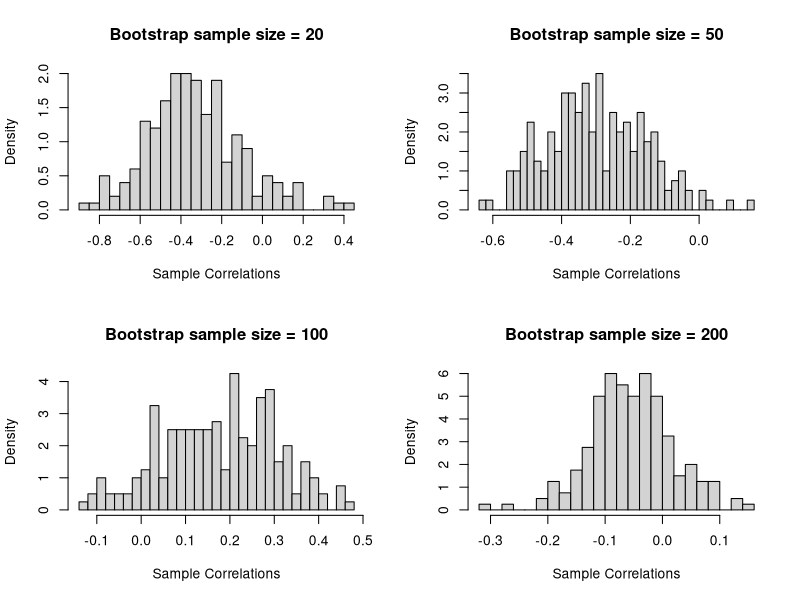
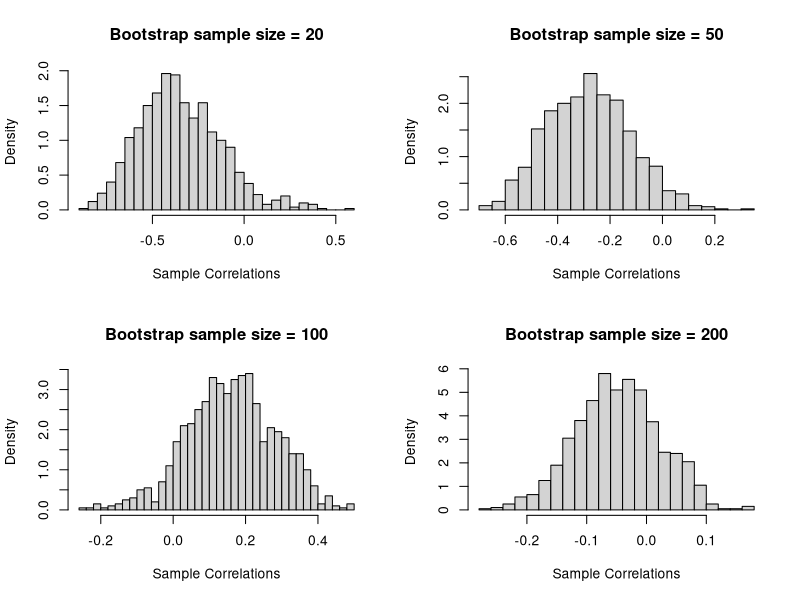
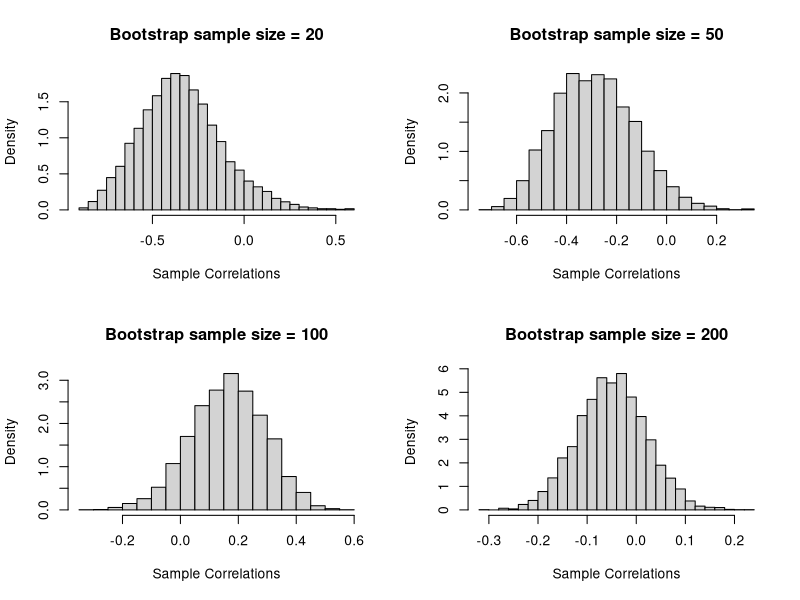
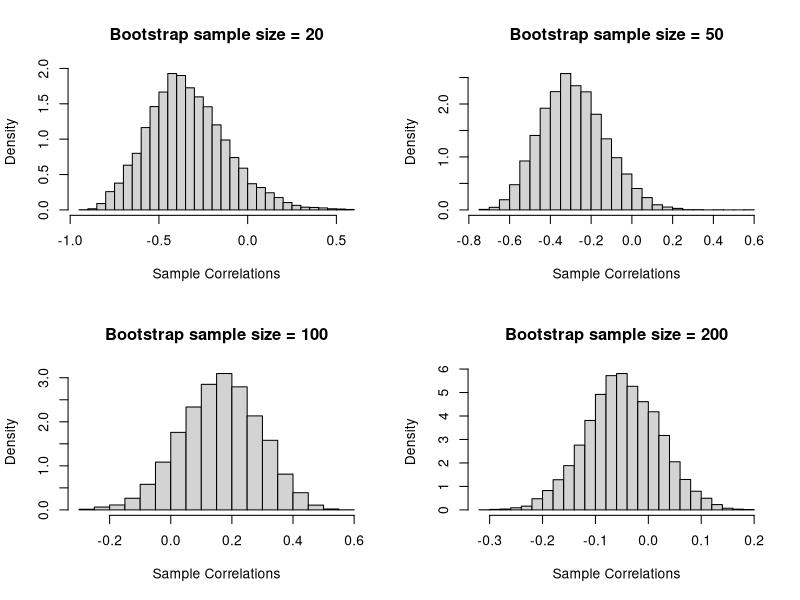
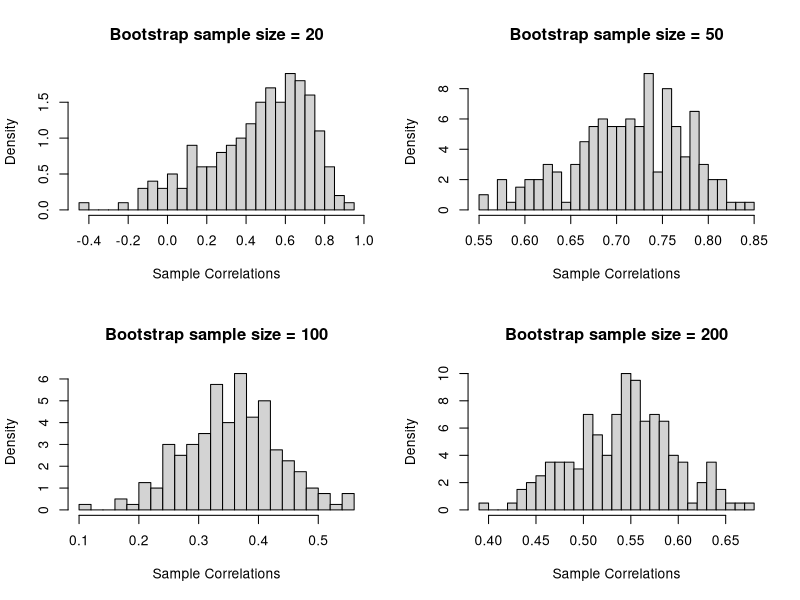
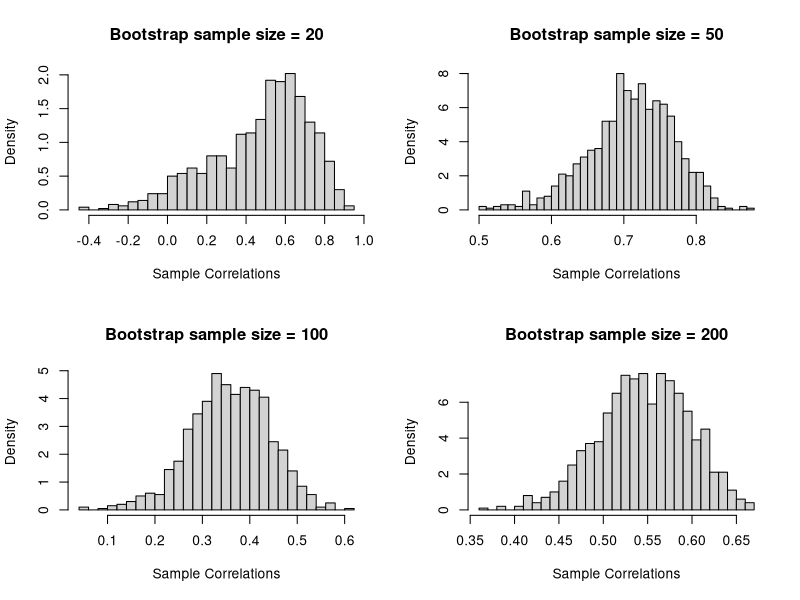
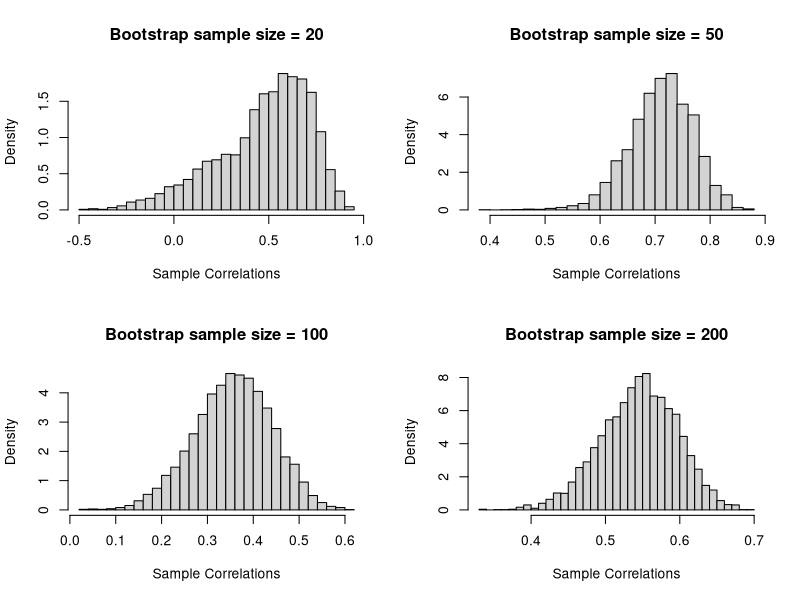
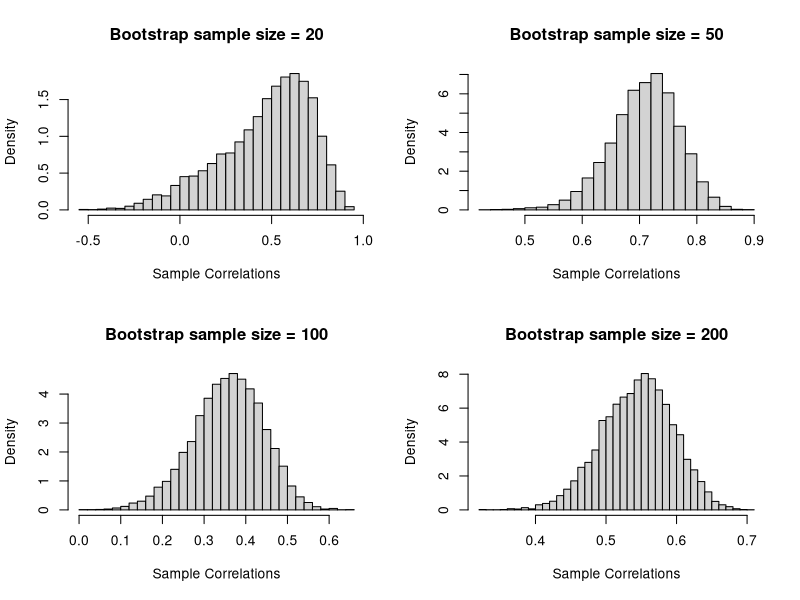

Recreate these plots in R, in order.
## ---- chunk 1
library(MASS)
## ---- chunk 2
samp_size = 20
r = 0
set.seed(100)
mvrnorm(n = samp_size, mu = c(0,0), Sigma = matrix(data = c(1,r,r,1), nrow= 2, byrow = TRUE))

## ---- chunk 3
set.seed(100)
sample_list_part1 <- list(b1_sample20 = matrix(nrow = 20, ncol = 2),
                    b1_sample50 = matrix(nrow = 50, ncol = 2),
                    b1_sample100 = matrix(nrow = 100, ncol = 2),
                    b1_sample200 = matrix(nrow = 200, ncol = 2))


samp_size = c(20,50,100,200)
r = 0
for(i in seq_along(samp_size)){
  sample_list_part1[[i]]<- mvrnorm(n = samp_size[i], mu = c(0,0), Sigma = matrix(data = c(1,r,r,1), nrow= 2, byrow = TRUE))
}
## ---- chunk 4
set.seed(100)
sample_list_part2 <- list(b1_sample20 = matrix(nrow = 20, ncol = 2),
                    b1_sample50 = matrix(nrow = 50, ncol = 2),
                    b1_sample100 = matrix(nrow = 100, ncol = 2),
                    b1_sample200 = matrix(nrow = 200, ncol = 2))


samp_size = c(20,50,100,200)
r = 0.5
for(i in seq_along(samp_size)){
  sample_list_part2[[i]]<- mvrnorm(n = samp_size[i], mu = c(0,0), Sigma = matrix(data = c(1,r,r,1), nrow= 2, byrow = TRUE))
}
## ---- chunk 5
set.seed(100)
sample_list_part3 <- list(b1_sample20 = matrix(nrow = 20, ncol = 2),
                    b1_sample50 = matrix(nrow = 50, ncol = 2),
                    b1_sample100 = matrix(nrow = 100, ncol = 2),
                    b1_sample200 = matrix(nrow = 200, ncol = 2))


samp_size = c(20,50,100,200)
r = 0.85
for(i in seq_along(samp_size)){
  sample_list_part3[[i]]<- mvrnorm(n = samp_size[i], mu = c(0,0), Sigma = matrix(data = c(1,r,r,1), nrow= 2, byrow = TRUE))
}

## ---- chunk 6

bootsampling <- function(x, boot.replicates = B){
  x = as.matrix(x)
  nx = nrow(x)
  return(replicate(boot.replicates, x[sample.int(nx, replace = TRUE),]))
}

## ---- chunk 7
set.seed(100)
bootstrap_replicates = c(200, 1000, 5000, 10000)

#B = bootstrap_replicates
for(B in seq_along(bootstrap_replicates)){
  print(paste("Bootstrapping with B= ", bootstrap_replicates[B]))
  par(mfrow = c(2,2))
  for(i in seq_along(samp_size)){#these correspond to c(20,50,100,200)
    paste(samp_size[i])
    
    bootsamples <- bootsampling(x = sample_list_part1[[i]], 
                                boot.replicates = bootstrap_replicates[B])
    corr_samp_dist <- matrix(nrow = bootstrap_replicates[B])
    
    for(j in 1:bootstrap_replicates[B]){
      corr_samp_dist[j] <- cor(bootsamples[,,j][,1], bootsamples[,,j][,2] )
    }
    
    hist(corr_samp_dist, breaks = 30, freq = FALSE, 
         main = paste("Bootstrap sample size =",
                      c(20,50,100,200)[i]), xlab = "Sample Correlations")
  }
}


## ---- chunk 8

set.seed(100)
for(B in seq_along(bootstrap_replicates)){
  print(paste("Bootstrapping with B= ", bootstrap_replicates[B]))
  par(mfrow = c(2,2))
  for(i in seq_along(samp_size)){#these correspond to c(20,50,100,200)
    paste(samp_size[i])
    
    bootsamples <- bootsampling(x = sample_list_part2[[i]], 
                                boot.replicates = bootstrap_replicates[B])
    corr_samp_dist <- matrix(nrow = bootstrap_replicates[B])
    
    for(j in 1:bootstrap_replicates[B]){
      corr_samp_dist[j] <- cor(bootsamples[,,j][,1], bootsamples[,,j][,2] )
    }
    
    hist(corr_samp_dist, breaks = 30, freq = FALSE, 
         main = paste("Bootstrap sample size =",
                      c(20,50,100,200)[i]), xlab = "Sample Correlations")
  }
}

## ---- chunk 9
set.seed(100)
for(B in seq_along(bootstrap_replicates)){
  print(paste("Bootstrapping with B= ", bootstrap_replicates[B]))
  par(mfrow = c(2,2))
  for(i in seq_along(samp_size)){#these correspond to c(20,50,100,200)
    paste(samp_size[i])
    
    bootsamples <- bootsampling(x = sample_list_part3[[i]], 
                                boot.replicates = bootstrap_replicates[B])
    corr_samp_dist <- matrix(nrow = bootstrap_replicates[B])
    
    for(j in 1:bootstrap_replicates[B]){
      corr_samp_dist[j] <- cor(bootsamples[,,j][,1], bootsamples[,,j][,2] )
    }
    
    hist(corr_samp_dist, breaks = 30, freq = FALSE, 
         main = paste("Bootstrap sample size =",
                      c(20,50,100,200)[i]), xlab = "Sample Correlations")
  }
}
## ---- chunk 10
data(cats)
summary(cats)
## ---- chunk 11
set.seed(1)
boot.sample_F <- bootsampling(cats$Bwt[cats$Sex == "F"], boot.replicates = 1000)
sampling_dist_F <- apply(boot.sample_F,2,  mean)
boot.sample_M <- bootsampling(cats$Bwt[cats$Sex == "M"], boot.replicates = 1000)
sampling_dist_M <- apply(boot.sample_M,2,  mean)
hist(sampling_dist_F- sampling_dist_M, breaks = 20, main = paste("Boostrap Sampling Distribution of BWT difference with B = 1000"), xlab = "Mean of Female BWT - Male BWT")
## ---- chunk 12
set.seed(1)
boot.sample_F <- bootsampling(cats$Hwt[cats$Sex == "F"], boot.replicates = 1000)
sampling_dist_F <- apply(boot.sample_F,2,  mean)
boot.sample_M <- bootsampling(cats$Hwt[cats$Sex == "M"], boot.replicates = 1000)
sampling_dist_M <- apply(boot.sample_M,2,  mean)
hist(sampling_dist_F- sampling_dist_M, breaks = 20, main = paste("Boostrap Sampling Distribution HWT difference with B = 1000"), xlab = "Mean of Female HWT - Male HWT")
## ---- chunk 13
set.seed(1)
boot.sample_F <- bootsampling(cats$Bwt[cats$Sex == "F"], boot.replicates = 1000)
sampling_dist_F <- apply(boot.sample_F,2,  mean)

boot.sample_M <- bootsampling(cats$Bwt[cats$Sex == "M"], boot.replicates = 1000)
sampling_dist_M <- apply(boot.sample_M,2,  mean)

diff_means <- sampling_dist_F-sampling_dist_M

denom_values <- sqrt((apply(boot.sample_F,2,  var) + apply(boot.sample_M,2,  var))/2)* sqrt(2/(144/2))


t_statistics_boot <- (diff_means/denom_values)

hist(t_statistics_boot, breaks = 20, main = paste("Boostrap Sampling Distribution of t statistic for BWT with B = 1000"), xlab = "t-statistic")

## ---- chunk 14
set.seed(1)
boot.sample_F <- bootsampling(cats$Hwt[cats$Sex == "F"], boot.replicates = 1000)
sampling_dist_F <- apply(boot.sample_F,2,  mean)

boot.sample_M <- bootsampling(cats$Hwt[cats$Sex == "M"], boot.replicates = 1000)
sampling_dist_M <- apply(boot.sample_M,2,  mean)

diff_means <- sampling_dist_F-sampling_dist_M

denom_values <- sqrt((apply(boot.sample_F,2,  var) + apply(boot.sample_M,2,  var))/2)* sqrt(2/(144/2))


t_statistics_boot <- (diff_means/denom_values)

hist(t_statistics_boot, breaks = 20, main = paste("Boostrap Sampling Distribution of t statistic for HWT with B = 1000"), xlab = "t-statistic")

## ---- chunk 15

bootsampling_cats <- function(x, boot.replicates = B){
  x = as.matrix(x)
  nx = 47
  return(replicate(boot.replicates, x[sample.int(nx, replace = TRUE),]))
}


set.seed(1)
boot.sample_F <- bootsampling_cats(cats$Bwt[cats$Sex == "F"], boot.replicates = 5000)

boot.sample_M <- bootsampling_cats(cats$Bwt[cats$Sex == "M"], boot.replicates = 5000)

cor_matrix <- matrix(nrow = 5000)
for(B in 1:5000){
  cor_matrix[B] <- cor(boot.sample_F[,B],boot.sample_M[,B])
}

hist(cor_matrix, breaks = 20, main = paste("Boostrap Sampling Distribution of correlation coeff for BWT B = 5000"), xlab = "Correlation Coefficient")


## ---- chunk 16

bootsampling_cats <- function(x, boot.replicates = B){
  x = as.matrix(x)
  nx = 47
  return(replicate(boot.replicates, x[sample.int(nx, replace = TRUE),]))
}


set.seed(1)
boot.sample_F <- bootsampling_cats(cats$Hwt[cats$Sex == "F"], boot.replicates = 5000)

boot.sample_M <- bootsampling_cats(cats$Hwt[cats$Sex == "M"], boot.replicates = 5000)

cor_matrix <- matrix(nrow = 5000)
for(B in 1:5000){
  cor_matrix[B] <- cor(boot.sample_F[,B],boot.sample_M[,B])
}

hist(cor_matrix, breaks = 20, main = paste("Boostrap Sampling Distribution of correlation coeff for Hwt B = 5000"), xlab = "Correlation Coefficient")


